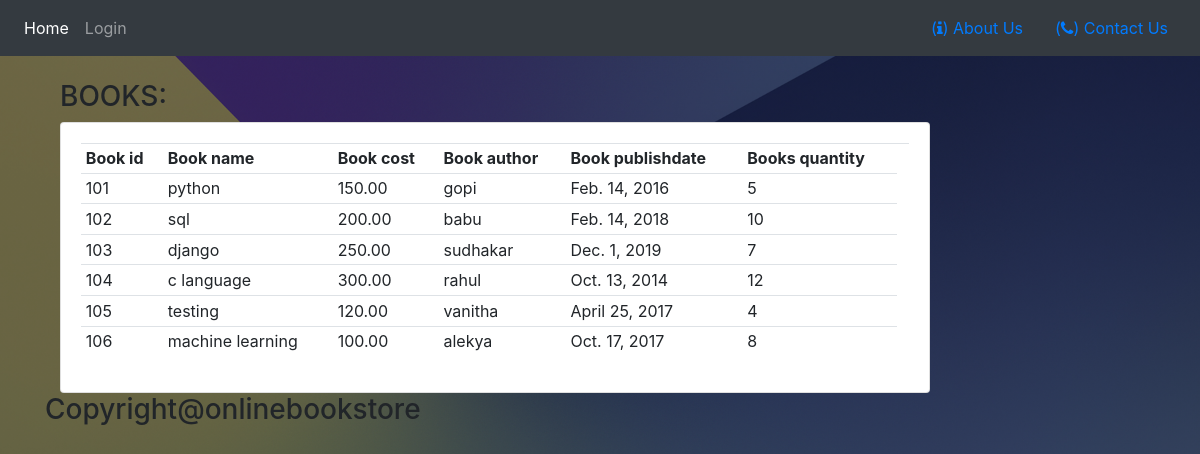
The page / on the database its author committed.
### bookapp/models.py (models this page shows, shortened)
class Book(models.Model):
    bid = models.IntegerField(primary_key=True)
    bname = models.CharField(max_length=20)
    bcost = models.DecimalField(max_digits=10, decimal_places=2)
    bauthor = models.CharField(max_length=20)
    bpdate= models.DateField()
    quantity=models.IntegerField()

### bookapp/views.py (the view)
# urls.py: path('',HomeView.as_view()),
class HomeView(View):
    def get(self,request):
        qs=Book.objects.all()
        con_dic={"records":qs}
        return render(request,'home.html',con_dic)

### templates/home.html
{% extends 'Main.html' %}
{% block content %}
<br>
<div class="container">
<div class="container row">
    <div class="col-lg-10">
        <h3>BOOKS:</h3>
        <div class="card card-body">
            <table class="table table-sm">
                <tr>
                    <th>Book id</th>
                    <th>Book name</th>
                    <th>Book cost</th>
                    <th>Book author</th>
                    <th>Book publishdate</th>
                    <th>Books quantity</th>
                    <th></th>
                </tr>
                <tr>
                    {% for rec in records %}
                    <tr>
                        <td>{{ rec.bid}}</td>
                        <td>{{ rec.bname}}</td>
                        <td>{{ rec.bcost}}</td>
                        <td>{{ rec.bauthor}}</td>
                        <td>{{ rec.bpdate}}</td>
                        <td>{{ rec.quantity }}</td>
                    </tr>
                </tr>
                {% endfor %}
            </table>
        </div>
    </div>
            <marquee>
                    <h3>Copyright@onlinebookstore</h3>
            </marquee>
</div>
{% endblock %}

### templates/Main.html (shortened to what this page needs)
{% load static %}
<html>
    <head>
	    <link rel="stylesheet" href="https://use.fontawesome.com/releases/v5.6.1/css/all.css">
        <link rel="stylesheet" href="{% static 'Style.css' %}">
        <link rel="stylesheet" href="https://cdnjs.cloudflare.com/ajax/libs/font-awesome/4.7.0/css/font-awesome.min.css">
        <link rel="stylesheet" href="https://stackpath.bootstrapcdn.com/bootstrap/4.5.0/css/bootstrap.min.css">
    </head>
    <body>
        {% include 'navbar1.html' %}
        {% block content %}
        {% endblock %}
        <br>
    </body>
</html>

### templates/navbar1.html (shortened to what this page needs)
{% load static %}
<nav class="navbar navbar-expand-lg navbar-dark bg-dark">
  <div class="collapse navbar-collapse" id="navbarNav">
    <ul class="navbar-nav">
        <li class="nav-item active">
            <a class="nav-link" href=" ">Home</a>
        </li>
        <li class="nav-item">
            <a class="nav-link" href="{% url 'login' %}">Login</a>
        </li>
    </ul>
  </div>
      <span class="nav-item">
          <a class="nav-link" href="{% url 'aboutus' %}"">(<i class="fa fa-info"></i>) About Us</a>
      </span>
      <span class="nav-item">
          <a class="nav-link" href="{% url 'contactus' %}"">(<i class="fa fa-phone"></i>) Contact Us</a>
      </span>
</nav>

### bookapp/static/Style.css (style rules this page uses)
body { background:linear-gradient(to top,rgba(0,0,0,0.5)50%,rgba(0,0,0,0.5)50%), url(images/bk_pg.jpg); background-position: center; background-size: cover; }

### rows shown on the page
Book: bid "101", bname "python", bcost "150.00", bauthor "gopi", bpdate "Feb. 14, 2016", quantity "5"
Book: bid "102", bname "sql", bcost "200.00", bauthor "babu", bpdate "Feb. 14, 2018", quantity "10"
Book: bid "103", bname "django", bcost "250.00", bauthor "sudhakar", bpdate "Dec. 1, 2019", quantity "7"
Book: bid "104", bname "c language", bcost "300.00", bauthor "rahul", bpdate "Oct. 13, 2014", quantity "12"
Book: bid "105", bname "testing", bcost "120.00", bauthor "vanitha", bpdate "April 25, 2017", quantity "4"
Book: bid "106", bname "machine learning", bcost "100.00", bauthor "alekya", bpdate "Oct. 17, 2017", quantity "8"
